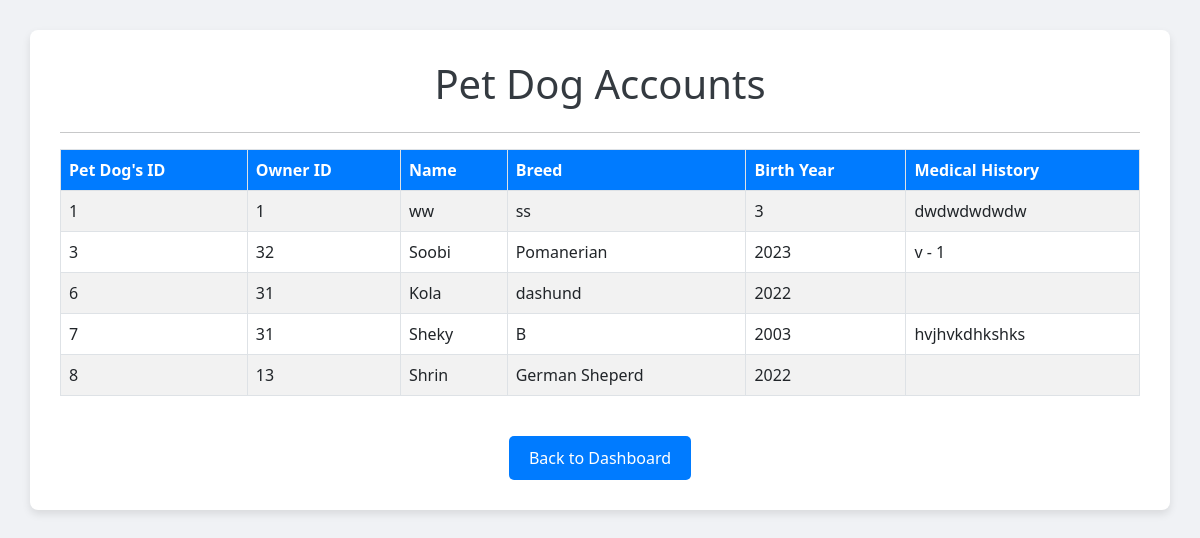
Page /pet_accounts (signed in) on the committed database.
### tables this page shows
CREATE TABLE "pets" (
	"Pet_id"	INTEGER NOT NULL,
	"Owner_id"	INTEGER NOT NULL,
	"Name"	TEXT NOT NULL,
	"Breed"	TEXT NOT NULL,
	"Age"	INTEGER NOT NULL,
	"Medical_history"	TEXT,
	PRIMARY KEY("Pet_id" AUTOINCREMENT),
	FOREIGN KEY("Owner_id") REFERENCES "pet_owner"("Owner_id")
);

### app.py (the view)
@app.route('/pet_accounts')
def pet_accounts():
    if 'Email' not in session:
        return redirect(url_for('login'))
    try:
        connection = get_db_connection()
        cursor = connection.cursor()
        cursor.execute("SELECT * FROM pets")
        pets = cursor.fetchall()
        connection.close()
    except sqlite3.Error as e:
        flash(f"An error occurred: {e}", 'danger')
        return redirect(url_for('vet_dashboard'))
    return render_template('pet_accounts.html', pets=pets)

### app.py (called while the page is built)
def get_db_connection():
    conn = sqlite3.connect('pawplannerd.db')
    conn.row_factory = sqlite3.Row
    return conn

### templates/pet_accounts.html (shortened to what this page needs)
<!DOCTYPE html>
<html lang="en">
<head>
    <link href="https://cdn.jsdelivr.net/npm/bootstrap@5.3.0/dist/css/bootstrap.min.css" rel="stylesheet">
</head>
<body>
    <div class="container">
        <h1 class="text-center mb-4">Pet Dog Accounts</h1>
        <hr>
        <div class="table-responsive">
            <table class="table table-striped table-bordered">
                <thead>
                    <tr>
                        <th>Pet Dog's ID</th>
                        <th>Owner ID</th>
                        <th>Name</th>
                        <th>Breed</th>
                        <th>Birth Year</th>
                        <th>Medical History</th>
                    </tr>
                </thead>
                <tbody>
                    {% if pets %}
                        {% for pet in pets %}
                        <tr>
                            <td>{{ pet[0] }}</td>
                            <td>{{ pet[1] }}</td>
                            <td>{{ pet[2] }}</td>
                            <td>{{ pet[3] }}</td>
                            <td>{{ pet[4] }}</td>
                            <td>{{ pet[5] }}</td>
                        </tr>
                        {% endfor %}
                    {% else %}
                        <tr>
                            <td colspan="6" class="no-data">No pet accounts found.</td>
                        </tr>
                    {% endif %}
                </tbody>
            </table>
        </div>
        <div class="text-center mt-4">
            <a href="{{ url_for('vet_dashboard') }}" class="btn btn-back">Back to Dashboard</a>
        </div>
    </div>
</body>
</html>

### templates/pet_accounts.html (style rules this page uses)
body { background-color: #f0f2f5; }
.container { background-color: #ffffff; border-radius: 8px; padding: 30px; box-shadow: 0px 4px 8px rgba(0, 0, 0, 0.1); margin-top: 30px; }
h1 { color: #343a40; }
.table thead th { background-color: #007bff; color: #ffffff; font-weight: bold; }
.table tbody tr:nth-child(even) { background-color: #f8f9fa; }
.btn-back { background-color: #007bff; color: #ffffff; border: none; border-radius: 5px; padding: 10px 20px; transition: background-color 0.3s; }

### rows in the picture
pets: Pet_id "1", Owner "1", Name "ww", Breed "ss", Age "3", Medical_history "dwdwdwdwdw"
pets: Pet_id "3", Owner "32", Name "Soobi", Breed "Pomanerian", Age "2023", Medical_history "v - 1"
pets: Pet_id "6", Owner "31", Name "Kola", Breed "dashund", Age "2022"
pets: Pet_id "7", Owner "31", Name "Sheky", Breed "B", Age "2003", Medical_history "hvjhvkdhkshks"
pets: Pet_id "8", Owner "13", Name "Shrin", Breed "German Sheperd", Age "2022"
